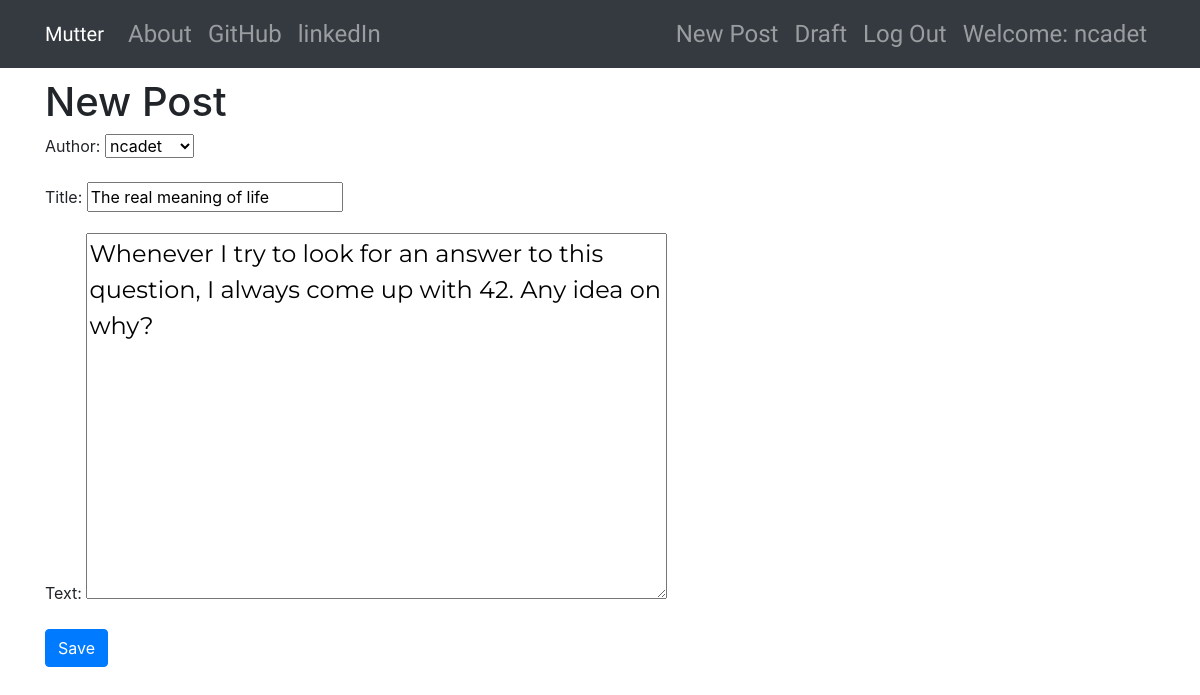
The app's page /post/14/edit/ (signed in) with its own data.
### blog/models.py (models this page shows, shortened)
class Post(models.Model):
    author = models.ForeignKey('auth.User', on_delete=models.CASCADE)
    title = models.CharField(max_length=200)
    text = models.TextField()
    create_date = models.DateTimeField(default=timezone.now)
    published_date = models.DateTimeField(blank=True, null=True)

### blog/views.py (the view)
# urls.py: re_path(r'^post/(?P<pk>\d+)/edit/$', views.PostUpdateView.as_view(), name='post_edit'),
class PostUpdateView(LoginRequiredMixin, UpdateView):
    login_url = '/login/'
    redirect_field_name = 'blog/post_detail.html'
    form_class = PostForm
    model = Post

### blog/forms.py
class PostForm(forms.ModelForm):
    class Meta():
        model = Post
        fields = ('author', 'title', 'text')
        widgets = {
            'title':forms.TextInput(attrs={'class':'textinputclass'}),
            'text':forms.Textarea(attrs={'class':'editable medium-editor-textarea postcontent'})
        }

### blog/templates/blog/post_form.html (shortened to what this page needs)
{% extends "blog/base.html" %}
{% block body_block %}
    <h1>New Post</h1>
    <form class="post-form" method="POST">
        {{ form.as_p }}
        <button type="submit" class="save btn btn-primary">Save</button>
    </form>
{% endblock %}

### blog/templates/blog/base.html (shortened to what this page needs)
<!DOCTYPE html>
{% load staticfiles %}
<html lang="en">
<head>
    <link rel="stylesheet" href="https://stackpath.bootstrapcdn.com/bootstrap/4.4.1/css/bootstrap.min.css">
    <link rel="stylesheet" href="//cdn.jsdelivr.net/npm/medium-editor@latest/dist/css/medium-editor.min.css" type="text/css" media="screen" charset="utf-8">
    <link rel="stylesheet" href="{% static 'css/blog.css' %}">
</head>
<body>
    <nav class="navbar navbar-expand-lg navbar-dark bg-dark techfont custom-navbar">
        <div class="container">
            <a class="navbar-brand" href="{% url 'post_list' %}">Mutter</a>
            <ul class="nav navbar-nav mr-auto">
                <li class="nav-item"><a class="nav-link" href="{% url 'about' %}">About</a></li>
                <li class="nav-item"><a class="nav-link" href="https://www.github.com">GitHub</a></li class="nav-item">
                <li class="nav-item"><a class="nav-link" href="https://www.linkedin.com">linkedIn</a></li>
            </ul>
            <ul class="nav navbar-nav ml-auto">
                {% if user.is_authenticated %}
                <li class="nav-item">
                    <a class="nav-link" href="{% url 'post_new' %}">New Post</a class="nav-link">
                </li>
                <li class="nav-item">
                    <a class="nav-link" href="{% url 'post_draft_list' %}">Draft</a class="nav-link">
                </li>
                <li class="nav-item">
                    <a class="nav-link" href="{% url 'logout' %}">Log Out</a class="nav-link">
                </li>
                <li class="nav-item">
                    <a class="nav-link" href="#">Welcome: {{user.username}}</a class="nav-link">
                </li>
                {% endif %}
            </ul>
        </div>
    </nav>
    <div class="content container">
        <div class="row">
            <div class="col-md-8 col-lg-12">
                <div class="blog_posts">
                    {% block body_block %}
                    {% endblock %}
                </div>
            </div>
        </div>
    </div>
</body>
</html>

### blog/static/css/blog.css (style rules this page uses)
.techfont { font-family: 'Russo One', sans-serif; font-size: 1.5em; margin-bottom: 10px; }
.postcontent { font-family: 'Montserrat'; font-size: 1.5em; }

### records on screen
Post: author "ncadet", title "The real meaning of life", text "Whenever I try to look for an answer to this question, I always come up with 42. Any idea on why?"

### other values on screen
{{ user.username }} "ncadet"
